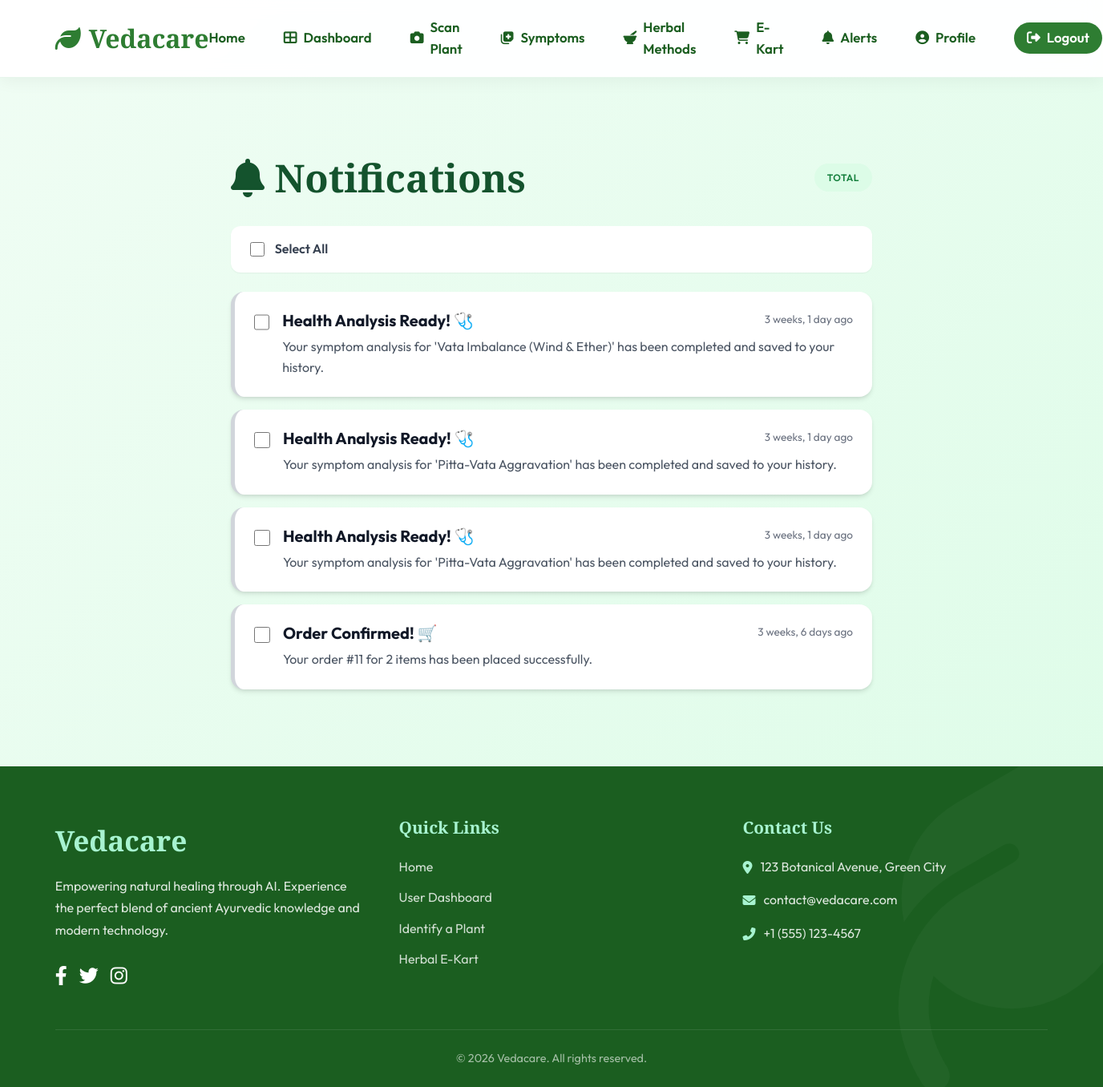
Before: /notifications/ (signed in) with the older database file.
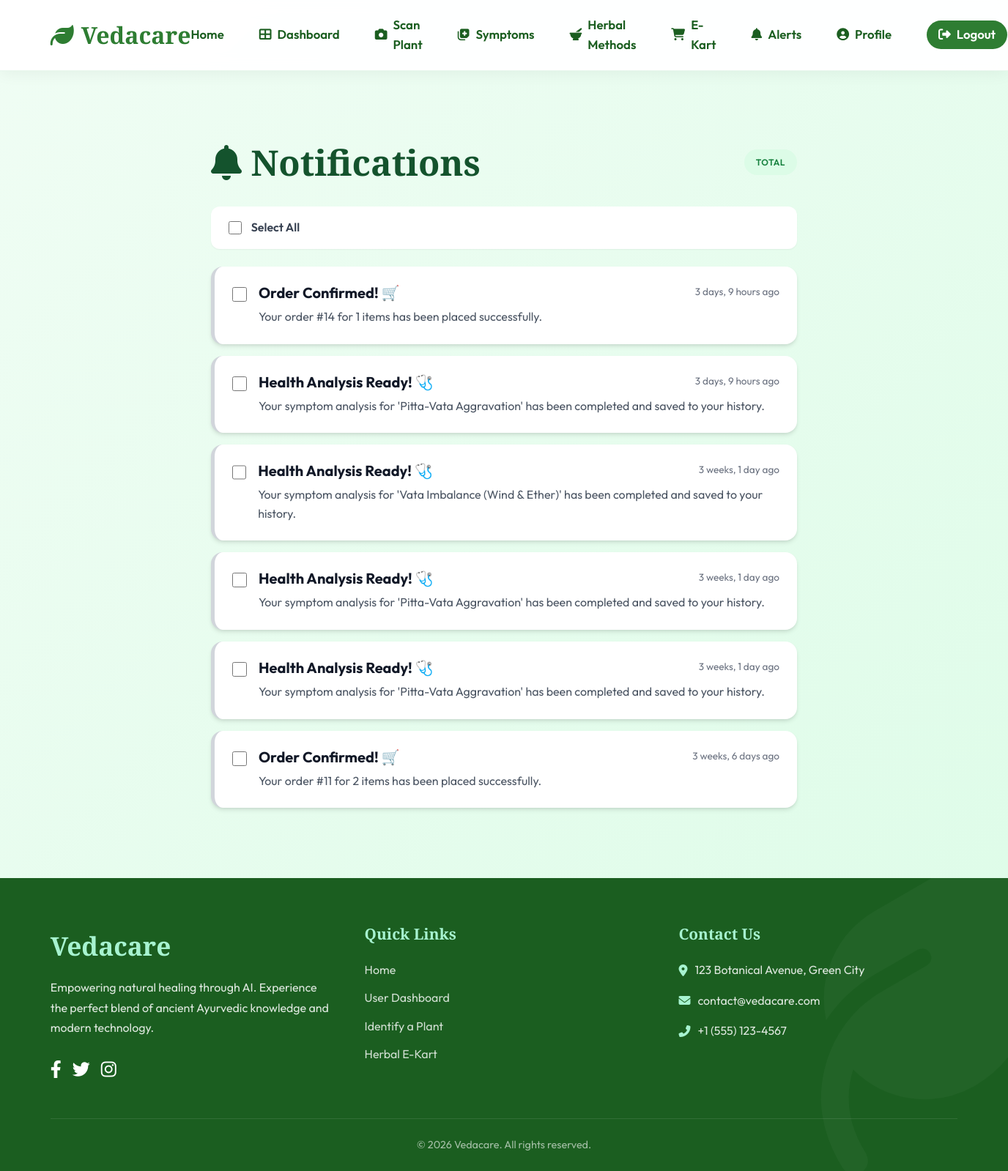
After: the same page with the newer database file.
### core/models.py (models this page shows, shortened)
class Notification(models.Model):
    user = models.ForeignKey(User, on_delete=models.CASCADE)
    title = models.CharField(max_length=200, default="New Notification")
    message = models.TextField()
    is_read = models.BooleanField(default=False)
    created_at = models.DateTimeField(auto_now_add=True)

### core/views.py (the view)
# urls.py: path('notifications/', views.notifications_view, name='notifications'),
@login_required
def notifications_view(request):
    if request.method == 'POST':
        notification_ids = request.POST.getlist('notification_ids')
        if notification_ids:
            Notification.objects.filter(id__in=notification_ids, user=request.user).delete()
            messages.success(request, f"Successfully deleted {len(notification_ids)} notification(s).")
        return redirect('notifications')
    notifications = list(Notification.objects.filter(user=request.user).order_by('-created_at'))
    Notification.objects.filter(user=request.user, is_read=False).update(is_read=True)
    return render(request, 'core/notifications.html', {'notifications': notifications})

### core/context_processors.py (called while the page is built)
def notifications_count(request):
    if request.user.is_authenticated:
        unread_count = Notification.objects.filter(user=request.user, is_read=False).count()
        return {'unread_count': unread_count}
    return {'unread_count': 0}

### templates/core/notifications.html (shortened to what this page needs)
{% extends 'core/base.html' %}
{% block content %}
<div class="container" style="padding: 4rem 1rem;">
    <div style="max-width: 800px; margin: 0 auto;">
        <div style="display: flex; justify-content: space-between; align-items: center; margin-bottom: 2rem;">
            <h1 style="color: var(--primary-900); font-family: var(--font-display);">
                <i class="fas fa-bell"></i> Notifications
            </h1>
            <span class="badge"
                style="background: var(--primary-100); color: var(--primary-700); padding: 0.5rem 1rem; border-radius: 20px; font-weight: 600;">
                {{ notifications.count }} Total
            </span>
        </div>
        {% if notifications %}
        <form method="POST" action="{% url 'notifications' %}" id="notifications-form">
            <div style="display: flex; justify-content: space-between; align-items: center; margin-bottom: 1.5rem; background: white; padding: 1rem 1.5rem; border-radius: 12px; box-shadow: var(--shadow-sm);">
                <label style="display: flex; align-items: center; gap: 0.8rem; cursor: pointer; font-weight: 600; color: var(--gray-700);">
                    <input type="checkbox" id="select-all" style="width: 18px; height: 18px; cursor: pointer;">
                    Select All
                </label>
            </div>
            <div style="display: flex; flex-direction: column; gap: 1rem;">
                {% for notification in notifications %}
                <label class="notification-row" style="cursor: pointer; display: block; background: white; padding: 1.5rem; border-radius: 1rem; box-shadow: var(--shadow-md); border-left: 5px solid {% if not notification.is_read %}var(--primary-500){% else %}var(--gray-300){% endif %}; transition: transform 0.3s;"
                    onmouseover="this.style.transform='translateX(5px)'" onmouseout="this.style.transform='translateX(0)'">
                    <div style="display: flex; gap: 1rem; align-items: flex-start;">
                        <input type="checkbox" name="notification_ids" value="{{ notification.id }}" class="notification-checkbox" style="width: 20px; height: 20px; margin-top: 0.25rem; cursor: pointer;">
                        <div style="flex-grow: 1;">
                            <div style="display: flex; justify-content: space-between; align-items: flex-start; margin-bottom: 0.5rem;">
                                <h3 style="margin: 0; color: var(--gray-900); font-size: 1.25rem;">{{ notification.title }}</h3>
                                <span style="font-size: 0.85rem; color: var(--gray-500);">{{ notification.created_at|timesince }}
                                    ago</span>
                            </div>
                            <p style="margin: 0; color: var(--gray-600); line-height: 1.6;">{{ notification.message }}</p>
                        </div>
                    </div>
                </label>
                {% endfor %}
            </div>
        </form>
        {% endif %}
    </div>
</div>
{% endblock %}

Changed rows visible on the page:
added Notification: title "Order Confirmed! 🛒", created_at "3 days, 9 hours", message "Your order #14 for 1 items has been placed successfully."
added Notification: title "Health Analysis Ready! 🩺", created_at "3 days, 9 hours", message "Your symptom analysis for 'Pitta-Vata Aggravation' has been completed and saved to your history."
